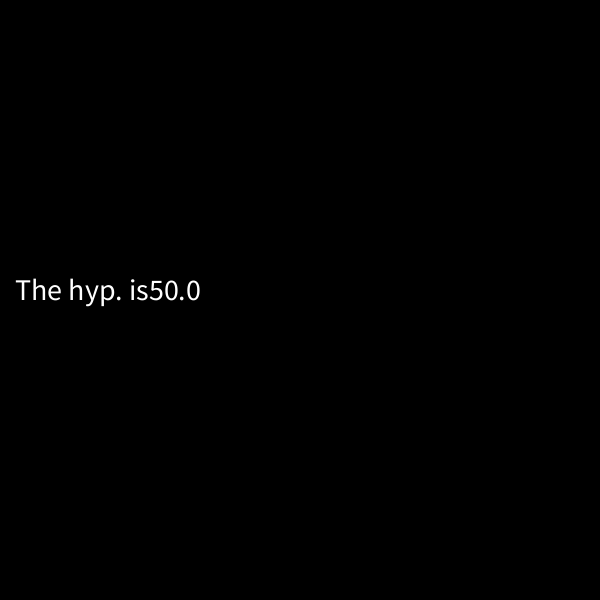
Frame 1 (no input)
Frame 60 (the mouse pressed at the canvas centre just before this capture): identical to frame 1, image omitted
Frame 120 (the mouse held since frame 60 and released just before this capture): identical to frame 1, image omitted

The Processing sketch that drew this single still picture (run headless with seeded random() and noise(); from frame 60 on, the mouse is pressed at the canvas centre):

// Processing sketch: Pythorgram_therorm
// ── Pythorgram_therorm.pde
void setup () {
  size (600,600);
  textSize (30);
}
void draw () {
  background (0);
 
  text ("The hyp. is" + pythorgram (30,40), 15, height/2);
}

float pythorgram (float a, float b) {
float c;
c = sqrt (sq (a) + sq (b));
return c;
}
